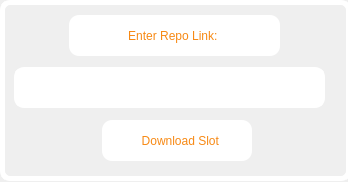
<?xml version="1.0" encoding="UTF-8"?>
<ui version="4.0">
 <class>RepoWindow</class>
 <widget class="QDialog" name="RepoWindow">
  <property name="geometry">
   <rect>
    <x>0</x>
    <y>0</y>
    <width>348</width>
    <height>182</height>
   </rect>
  </property>
  <property name="windowTitle">
   <string>Import Slot - Shop</string>
  </property>
  <property name="windowIcon">
   <iconset>
    <normaloff>Icons/Save.png</normaloff>Icons/Save.png</iconset>
  </property>
  <property name="styleSheet">
   <string notr="true"/>
  </property>
  <widget class="QWidget" name="centralwidget" native="true">
   <property name="geometry">
    <rect>
     <x>6</x>
     <y>10</y>
     <width>331</width>
     <height>161</height>
    </rect>
   </property>
   <widget class="QLabel" name="RepoLabel">
    <property name="geometry">
     <rect>
      <x>63</x>
      <y>5</y>
      <width>211</width>
      <height>41</height>
     </rect>
    </property>
    <property name="styleSheet">
     <string notr="true">background-color: rgb(255, 255, 255);
font: Bold 12pt &quot;Ubuntu&quot;;
color: rgb(247, 137, 20);
border-radius:10px;</string>
    </property>
    <property name="text">
     <string>Enter Repo Link: </string>
    </property>
    <property name="alignment">
     <set>Qt::AlignCenter</set>
    </property>
   </widget>
   <widget class="QTextEdit" name="RepoLink">
    <property name="geometry">
     <rect>
      <x>8</x>
      <y>57</y>
      <width>311</width>
      <height>41</height>
     </rect>
    </property>
    <property name="styleSheet">
     <string notr="true">background-color: rgb(255, 255, 255);
font: 12pt &quot;Ubuntu&quot;;
color: rgb(247, 137, 20);
border-radius:10px;
border : 2px solid white;
border-top: 6px solid white;
border-style: solid;</string>
    </property>
   </widget>
   <widget class="QPushButton" name="DownloadBtn">
    <property name="enabled">
     <bool>true</bool>
    </property>
    <property name="geometry">
     <rect>
      <x>96</x>
      <y>110</y>
      <width>150</width>
      <height>41</height>
     </rect>
    </property>
    <property name="minimumSize">
     <size>
      <width>150</width>
      <height>41</height>
     </size>
    </property>
    <property name="maximumSize">
     <size>
      <width>150</width>
      <height>41</height>
     </size>
    </property>
    <property name="styleSheet">
     <string notr="true">background-color: rgb(255, 255, 255);
font: Bold 12pt &quot;Ubuntu&quot;;
color: rgb(247, 137, 20);
border-radius:10px;</string>
    </property>
    <property name="text">
     <string>  Download Slot</string>
    </property>
    <property name="icon">
     <iconset>
      <normaloff>VM/ThemeSaver/GUI/Icons/Save.png</normaloff>VM/ThemeSaver/GUI/Icons/Save.png</iconset>
    </property>
   </widget>
  </widget>
  <widget class="QLabel" name="BorderLabel">
   <property name="geometry">
    <rect>
     <x>0</x>
     <y>0</y>
     <width>351</width>
     <height>181</height>
    </rect>
   </property>
   <property name="styleSheet">
    <string notr="true">border: 5px solid white;
border-radius: 10px;</string>
   </property>
   <property name="text">
    <string/>
   </property>
  </widget>
  <zorder>BorderLabel</zorder>
  <zorder>centralwidget</zorder>
 </widget>
 <resources/>
 <connections/>
</ui>
